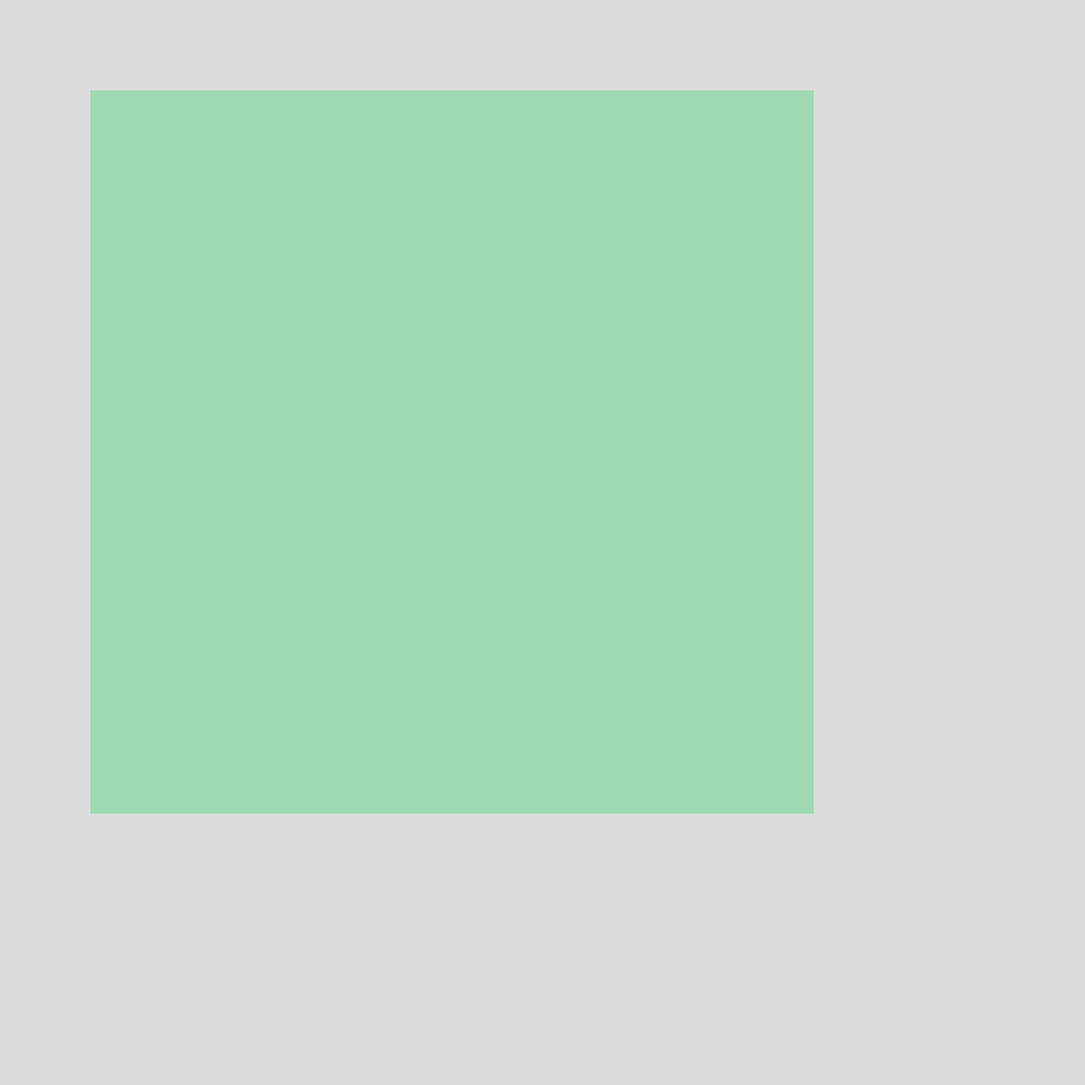
Frame 1 (no input)
Frame 2 (the mouse pressed at the canvas centre, redrawn once): identical to frame 1, image omitted

The p5.js sketch that drew this single still picture (run headless with seeded random() and noise() and a simulated clock; the mouse was pressed at the canvas centre and the sketch redrawn once):

// p5.js sketch
// ── sketch.js
function setup() {
  // create a canvas
  createCanvas(1200, 1200);

  // disable animation
  noLoop();
}

function draw() {
  background(220);
  //move grid away from the side of the canvas
  translate(100,100);
  for (let x=0;x<8; x++){
    for (let y=0;y<8; y++){
      push();
      translate( x * 100, y * 100);

      //circle color
      fill(158,217,177);

      //no stroke
      noStroke();

      //draw squares
      rect(0,0,100,100);

      pop()
    }
  }
}
